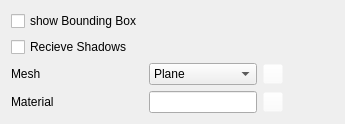
<?xml version="1.0" encoding="UTF-8"?>
<ui version="4.0">
 <class>MeshRendererComponentUI</class>
 <widget class="QWidget" name="MeshRendererComponentUI">
  <property name="geometry">
   <rect>
    <x>0</x>
    <y>0</y>
    <width>345</width>
    <height>110</height>
   </rect>
  </property>
  <property name="sizePolicy">
   <sizepolicy hsizetype="Minimum" vsizetype="Minimum">
    <horstretch>0</horstretch>
    <verstretch>0</verstretch>
   </sizepolicy>
  </property>
  <property name="windowTitle">
   <string>RZEMeshRendererComponentUI</string>
  </property>
  <layout class="QGridLayout" name="gridLayout">
   <property name="sizeConstraint">
    <enum>QLayout::SetMinimumSize</enum>
   </property>
   <item row="3" column="1">
    <widget class="QLineEdit" name="lineEdit_2"/>
   </item>
   <item row="1" column="0">
    <widget class="QCheckBox" name="checkBox_2">
     <property name="text">
      <string>Recieve Shadows</string>
     </property>
    </widget>
   </item>
   <item row="3" column="2">
    <widget class="QPushButton" name="pushButton_2">
     <property name="minimumSize">
      <size>
       <width>20</width>
       <height>20</height>
      </size>
     </property>
     <property name="maximumSize">
      <size>
       <width>20</width>
       <height>20</height>
      </size>
     </property>
     <property name="styleSheet">
      <string notr="true">background-color: rgba(255, 255, 255, 0);</string>
     </property>
     <property name="text">
      <string/>
     </property>
     <property name="icon">
      <iconset resource="../../../../Resources/RZEResources.qrc">
       <normaloff>:/rzeditor/Browse.png</normaloff>:/rzeditor/Browse.png</iconset>
     </property>
     <property name="iconSize">
      <size>
       <width>20</width>
       <height>20</height>
      </size>
     </property>
    </widget>
   </item>
   <item row="2" column="1">
    <widget class="QComboBox" name="comboBox">
     <item>
      <property name="text">
       <string>Plane</string>
      </property>
     </item>
     <item>
      <property name="text">
       <string>Screen Quad</string>
      </property>
     </item>
     <item>
      <property name="text">
       <string>Cube</string>
      </property>
     </item>
     <item>
      <property name="text">
       <string>Pyramid</string>
      </property>
     </item>
     <item>
      <property name="text">
       <string>Sphere</string>
      </property>
     </item>
     <item>
      <property name="text">
       <string>Capsule</string>
      </property>
     </item>
     <item>
      <property name="text">
       <string>Cylinder</string>
      </property>
     </item>
    </widget>
   </item>
   <item row="2" column="0">
    <widget class="QLabel" name="label">
     <property name="text">
      <string>Mesh</string>
     </property>
    </widget>
   </item>
   <item row="0" column="0">
    <widget class="QCheckBox" name="checkBox">
     <property name="text">
      <string>show Bounding Box</string>
     </property>
    </widget>
   </item>
   <item row="3" column="0">
    <widget class="QLabel" name="label_2">
     <property name="text">
      <string>Material</string>
     </property>
    </widget>
   </item>
   <item row="2" column="2">
    <widget class="QPushButton" name="pushButton">
     <property name="minimumSize">
      <size>
       <width>20</width>
       <height>20</height>
      </size>
     </property>
     <property name="maximumSize">
      <size>
       <width>20</width>
       <height>20</height>
      </size>
     </property>
     <property name="styleSheet">
      <string notr="true">background-color: rgba(255, 255, 255, 0);</string>
     </property>
     <property name="text">
      <string/>
     </property>
     <property name="icon">
      <iconset resource="../../../../Resources/RZEResources.qrc">
       <normaloff>:/rzeditor/Browse.png</normaloff>:/rzeditor/Browse.png</iconset>
     </property>
     <property name="iconSize">
      <size>
       <width>22</width>
       <height>20</height>
      </size>
     </property>
    </widget>
   </item>
   <item row="2" column="3">
    <spacer name="horizontalSpacer">
     <property name="orientation">
      <enum>Qt::Horizontal</enum>
     </property>
     <property name="sizeHint" stdset="0">
      <size>
       <width>40</width>
       <height>20</height>
      </size>
     </property>
    </spacer>
   </item>
  </layout>
 </widget>
 <layoutdefault spacing="6" margin="11"/>
 <resources>
  <include location="../../../../Resources/RZEResources.qrc"/>
 </resources>
 <connections/>
</ui>
